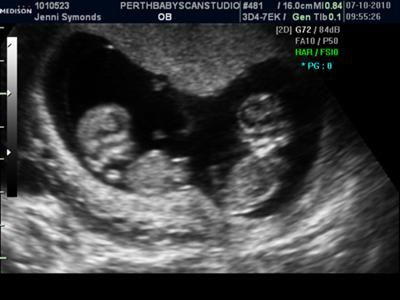
//> input picture 4_data_collection/twins fetus.jpg, 400 x 300 px
$ ./Sourcecode   (built with g++ and OpenCV 4)
//> lines starting //> are read from the running program, lines starting //| are printed output that depends on the picture; after the words box and inside, x2 and y2 are one past the last pixel; in counts of white or black regions, pixels touching at a corner belong together
#include "opencv2/highgui/highgui.hpp"
#include "opencv2/imgproc/imgproc.hpp"
#include <iostream>
#include <stdio.h>
#include <stdlib.h>

using namespace cv;
using namespace std;

Mat src; Mat src_gray;
int thresh = 100;
int max_thresh = 255;
RNG rng(12345);

/// Function header
void thresh_callback(int, void*);

/**
* @function main
*/
int main(int, char** argv)
{
	/// Load source image and convert it to gray
	//src = imread( argv[3], 1 );

	src = imread("twins fetus.jpg", 1);
//> src is the input picture: 300 rows x 400 cols, CV_8UC3; mean B, G, R 61.3, 60.4, 59.7
	/// Convert image to gray and blur it
	cvtColor(src, src_gray, CV_BGR2GRAY);
	blur(src_gray, src_gray, Size(3, 3));
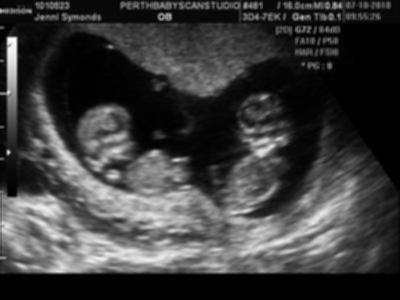
//> src_gray: 300 rows x 400 cols, CV_8UC1; min 0, max 252, mean 60.3

	/// Create Window
	const char* source_window = "Source";
	namedWindow(source_window, CV_WINDOW_AUTOSIZE);
	imshow(source_window, src);


	createTrackbar(" Threshold:", "Source", &thresh, max_thresh, thresh_callback);
	thresh_callback(0, 0);

	waitKey(0);
	return(0);
}

/**
* @function thresh_callback
*/
void thresh_callback(int, void*)
{
	Mat threshold_output;
	vector<vector<Point> > contours;
	vector<Vec4i> hierarchy;

	/// Detect edges using Threshold
	threshold(src_gray, threshold_output, thresh, 255, THRESH_BINARY);
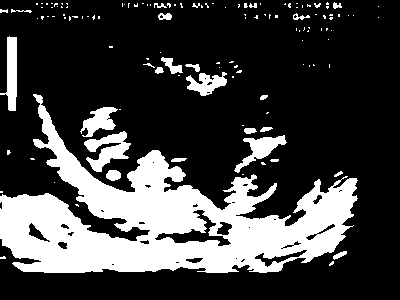
//> threshold_output: 300 rows x 400 cols, CV_8UC1; 25.7% white; 127 white regions (100 under 20 px)
	/// Find contours
	findContours(threshold_output, contours, hierarchy, CV_RETR_TREE, CV_CHAIN_APPROX_SIMPLE, Point(0, 0));
//> contours = 163 contours, 131 with area under 20; largest, box (x1, y1, x2, y2) and area: (0, 94, 358, 273) 26407, (84, 131, 131, 172) 828, (154, 209, 232, 247) 804, (0, 36, 17, 111) 638, (234, 135, 287, 173) 610

	/// Approximate contours to polygons + get bounding rects and circles
	vector<vector<Point> > contours_poly(contours.size());
//> contours_poly = 163 empty contours
	vector<Rect> boundRect(contours.size());
	vector<Point2f>center(contours.size());
	vector<float>radius(contours.size());

	for (size_t i = 0; i < contours.size(); i++)
	{
		approxPolyDP(Mat(contours[i]), contours_poly[i], 3, true);
		boundRect[i] = boundingRect(Mat(contours_poly[i]));
		minEnclosingCircle(contours_poly[i], center[i], radius[i]);
	}
//> after the loop, contours_poly = 163 contours, 140 with area under 20; largest, box (x1, y1, x2, y2) and area: (0, 94, 358, 273) 26256, (84, 131, 131, 172) 831, (154, 209, 232, 247) 760, (234, 135, 285, 173) 656, (0, 36, 17, 111) 570; boundRect = 163 Rects (x, y, width, height), first 8: [329, 261, 5, 5], [0, 257, 6, 2], [333, 251, 14, 8], [75, 204, 4, 3], [0, 191, 1, 1], [54, 182, 1, 1], [242, 174, 1, 1], [334, 172, 9, 5]; center = 163 Points (x, y), first 12: [331, 263], [2.5, 257.5], [339.5, 254.5], [76.5, 205], [0, 191], [54, 182], [242, 174], [338, 174], [113, 175.5], [263, 163], [274, 159.5], [178.5, 159.5]; radius = 163 values, max 180.7 at index 24, min 0.0001 at index 4, mean 4.2


	/// Draw polygonal contour + bonding rects + circles
	Mat drawing = Mat::zeros(threshold_output.size(), CV_8UC3);
	for (size_t i = 0; i< contours.size(); i++)
	{
		Scalar color = Scalar(rng.uniform(0, 255), rng.uniform(0, 255), rng.uniform(0, 255));
		drawContours(drawing, contours_poly, (int)i, color, 1, 8, vector<Vec4i>(), 0, Point());
		rectangle(drawing, boundRect[i].tl(), boundRect[i].br(), color, 2, 8, 0);
		circle(drawing, center[i], (int)radius[i], color, 2, 8, 0);
	}
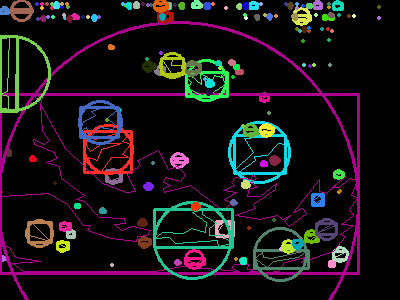
//> drawing: 300 rows x 400 cols, CV_8UC3; mean B, G, R 22, 18, 23.1

	/// Show in a window
	namedWindow("Contours", CV_WINDOW_AUTOSIZE);
	imshow("Contours", drawing);
}
